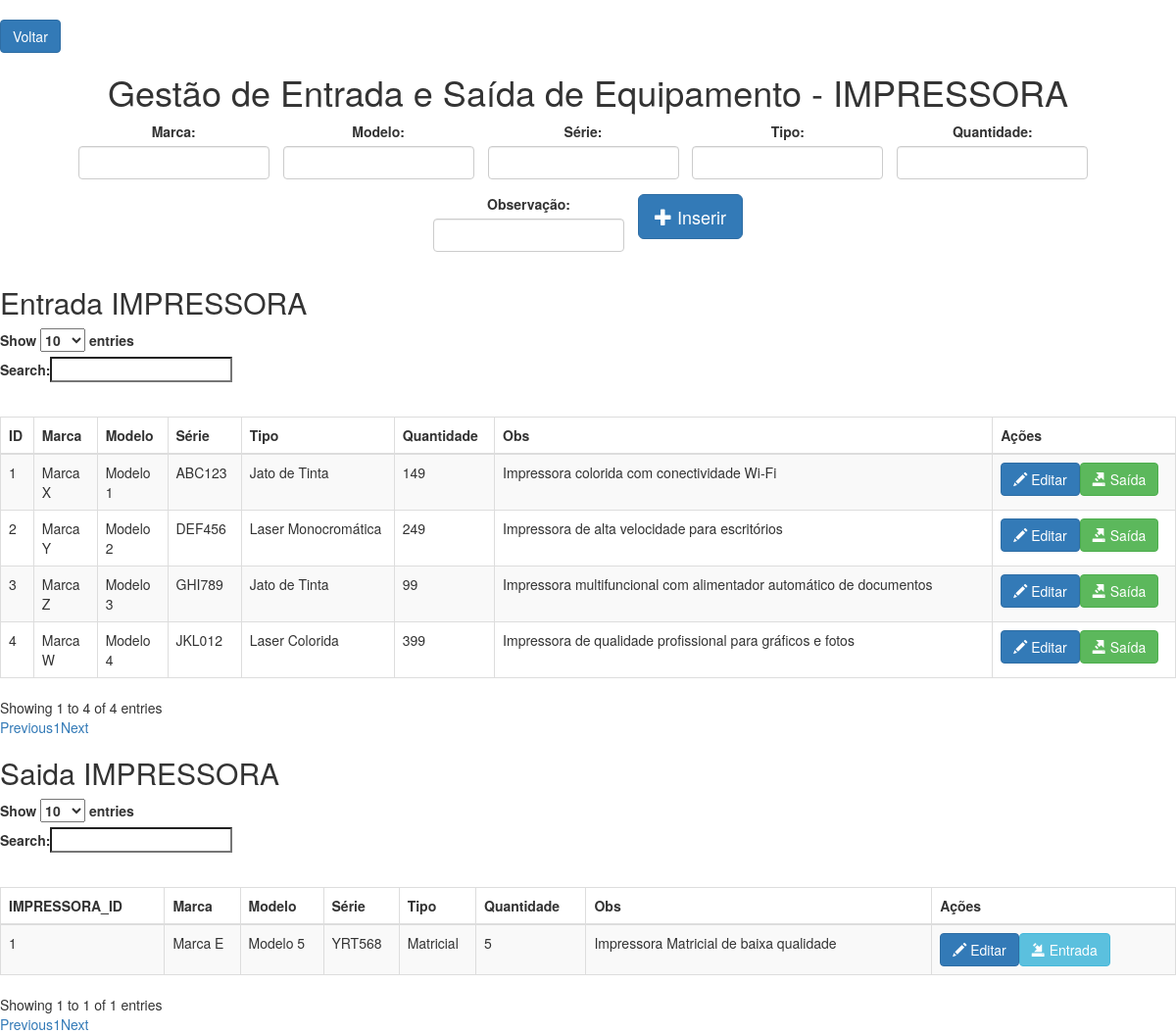
Page /impressora.php on the committed database.
### tables this page shows
CREATE TABLE `impressora` (
  `ID` int(11) NOT NULL,
  `MARCA` varchar(100) NOT NULL,
  `MODELO` varchar(100) NOT NULL,
  `SERIE` varchar(100) NOT NULL,
  `TIPO` varchar(100) NOT NULL,
  `QUANTIDADE` int(11) NOT NULL,
  `OBS` varchar(255) NOT NULL
);

CREATE TABLE `impressora_saida` (
  `IMPRESSORA_ID` int(11) NOT NULL,
  `MARCA` varchar(100) NOT NULL,
  `MODELO` varchar(100) NOT NULL,
  `SERIE` varchar(100) NOT NULL,
  `TIPO` varchar(100) NOT NULL,
  `QUANTIDADE` int(11) NOT NULL,
  `OBS` varchar(255) NOT NULL
);

### impressora.php (the view, shortened to what this page needs)
<!DOCTYPE html>
<html>
<head>
    <link rel="stylesheet" href="style.css">
    <link rel="stylesheet" href="https://maxcdn.bootstrapcdn.com/bootstrap/3.3.7/css/bootstrap.min.css">
    <link rel="stylesheet" href="https://cdn.datatables.net/1.10.19/css/dataTables.bootstrap.min.css">
</head>
<body>
<div class="text-left" style="margin-top: 20px;">
    <button onclick="window.location.href='index.php'" class="btn btn-primary">Voltar</button>
</div>
<h1 class="text-center">Gestão de Entrada e Saída de Equipamento - IMPRESSORA</h1>
<form method="post" action="inserir.php">
    <div class="form-container inline">
        <div class="form-group">
            <label for="MARCA">Marca:</label>
            <input type="text" name="MARCA" id="MARCA" class="form-control" required>
        </div>
        <div class="form-group">
            <label for="MODELO">Modelo:</label>
            <input type="text" name="MODELO" id="MODELO" class="form-control" required>
        </div>
        <div class="form-group">
            <label for="SERIE">Série:</label>
            <input type="text" name="SERIE" id="SERIE" class="form-control" required>
        </div>
        <div class="form-group">
            <label for="TIPO">Tipo:</label>
            <input type="text" name="TIPO" id="TIPO" class="form-control" required>
        </div>
        <div class="form-group">
            <label for="QUANTIDADE">Quantidade:</label>
            <input type="text" name="QUANTIDADE" id="QUANTIDADE" class="form-control" required>
        </div>
        <div class="form-group">
            <label for="OBS">Observação:</label>
            <input type="text" name="OBS" id="OBS" class="form-control" required>
        </div>
        <button type="submit" name="submit_insert" class="btn btn-primary btn-lg">
            <span class="glyphicon glyphicon-plus"></span> Inserir
        </button>
    </div>
</form>
<?php
function exibirTabela($conexao)
{
    $sql = "SELECT * FROM impressora";
    $resultado = mysqli_query($conexao, $sql);
    if (mysqli_num_rows($resultado) > 0) {
        echo '<h2>Entrada IMPRESSORA</h2>';
        echo '<table id="impressora-table" class="table table-striped table-bordered">';
        echo '<thead><tr><th>ID</th><th>Marca</th><th>Modelo</th><th>Série</th><th>Tipo</th><th>Quantidade</th><th>Obs</th><th>Ações</th></tr></thead>';
        echo '<tbody>';
        while ($row = mysqli_fetch_assoc($resultado)) {
            echo '<tr>';
            echo '<td>' . $row['ID'] . '</td>';
            echo '<td>' . $row['MARCA'] . '</td>';
            echo '<td>' . $row['MODELO'] . '</td>';
            echo '<td>' . $row['SERIE'] . '</td>';
            echo '<td>' . $row['TIPO'] . '</td>';
            echo '<td>' . $row['QUANTIDADE'] . '</td>';
            echo '<td>' . $row['OBS'] . '</td>';
            echo '<td><button class="btn btn-primary btn-editar"><span class="glyphicon glyphicon-pencil"></span> Editar</button>';
            echo '<button class="btn btn-success btn-saida"><span class="glyphicon glyphicon-export"></span> Saída</button>';
            echo '</td>';
            echo '</tr>';
        }
        echo '</tbody>';
        echo '</table>';
    }
}
function exibirTabelaImpressoraSaida($conexao)
{
    $sql = "SELECT * FROM impressora_saida";
    $resultado = mysqli_query($conexao, $sql);
    if (mysqli_num_rows($resultado) > 0) {
        echo '<h2>Saida IMPRESSORA</h2>';
        echo '<table id="impressora_saida-table" class="table table-striped table-bordered">';
        echo '<thead><tr><th>IMPRESSORA_ID</th><th>Marca</th><th>Modelo</th><th>Série</th><th>Tipo</th><th>Quantidade</th><th>Obs</th><th>Ações</th></tr></thead>';
        echo '<tbody>';
        while ($row = mysqli_fetch_assoc($resultado)) {
            echo '<tr>';
            echo '<td>' . $row['IMPRESSORA_ID'] . '</td>';
            echo '<td>' . $row['MARCA'] . '</td>';
            echo '<td>' . $row['MODELO'] . '</td>';
            echo '<td>' . $row['SERIE'] . '</td>';
            echo '<td>' . $row['TIPO'] . '</td>';
            echo '<td>' . $row['QUANTIDADE'] . '</td>';
            echo '<td>' . $row['OBS'] . '</td>';
            echo '<td><button class="btn btn-primary btn-editar"><span class="glyphicon glyphicon-pencil"></span> Editar</button>';
            echo '<button class="btn btn-info btn-entrada"><span class="glyphicon glyphicon-import"></span> Entrada</button>';
            echo '</td>';
            echo '</tr>';
        }
        echo '</tbody>';
        echo '</table>';
    }
}
$host = "localhost";
$usuario = "root";
$senha = "";
$banco = "INVENTARIO";
$conexao = mysqli_connect($host, $usuario, $senha, $banco);
if (mysqli_connect_errno()) {
    echo '<div class="message error">Erro na conexão com o banco de dados: ' . mysqli_connect_error() . '</div>';
} else {
    exibirTabela($conexao);
    exibirTabelaImpressoraSaida($conexao);
}
?>
</body>
</html>

### style.css (style rules this page uses)
body { background-color: #f1f1f1; font-family: Arial, sans-serif; }
h1 { text-align: center; }
table { width: 100%; margin-top: 30px; border-collapse: collapse; }
table th, table td { padding: 8px; border: 1px solid #ccc; }
.form-group { display: inline-block; margin-right: 10px; margin-bottom: 10px; vertical-align: top; }
.form-group label { display: block; }
.form-group input, .form-group select, .form-group textarea { display: block; width: 100%; box-sizing: border-box; }
.form-container { text-align: center; }

### rows in the picture
impressora: ID "1", MARCA "Marca X", MODELO "Modelo 1", SERIE "ABC123", TIPO "Jato de Tinta", QUANTIDADE "149", OBS "Impressora colorida com conectividade Wi-Fi"
impressora: ID "2", MARCA "Marca Y", MODELO "Modelo 2", SERIE "DEF456", TIPO "Laser Monocromática", QUANTIDADE "249", OBS "Impressora de alta velocidade para escritórios"
impressora: ID "3", MARCA "Marca Z", MODELO "Modelo 3", SERIE "GHI789", TIPO "Jato de Tinta", QUANTIDADE "99", OBS "Impressora multifuncional com alimentador automático de documentos"
impressora: ID "4", MARCA "Marca W", MODELO "Modelo 4", SERIE "JKL012", TIPO "Laser Colorida", QUANTIDADE "399", OBS "Impressora de qualidade profissional para gráficos e fotos"
impressora_saida: IMPRESSORA_ID "1", MARCA "Marca E", MODELO "Modelo 5", SERIE "YRT568", TIPO "Matricial", QUANTIDADE "5", OBS "Impressora Matricial de baixa qualidade"
